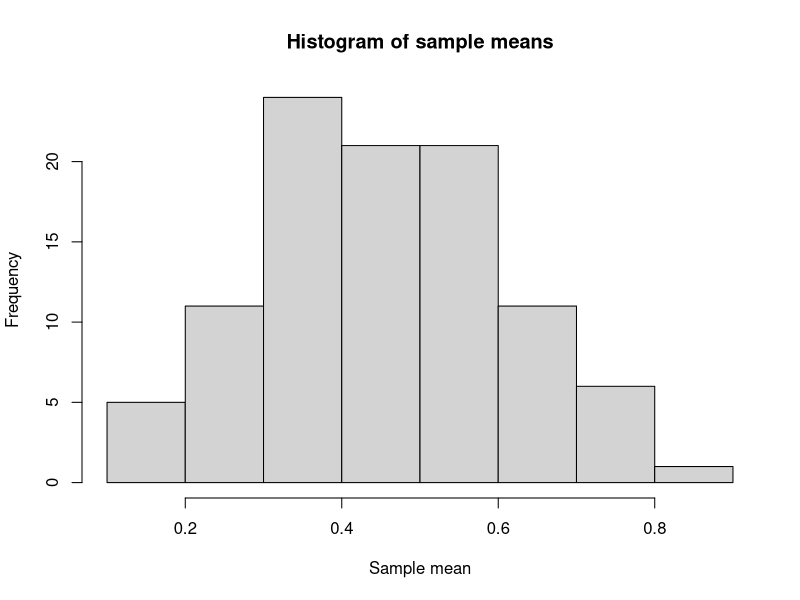
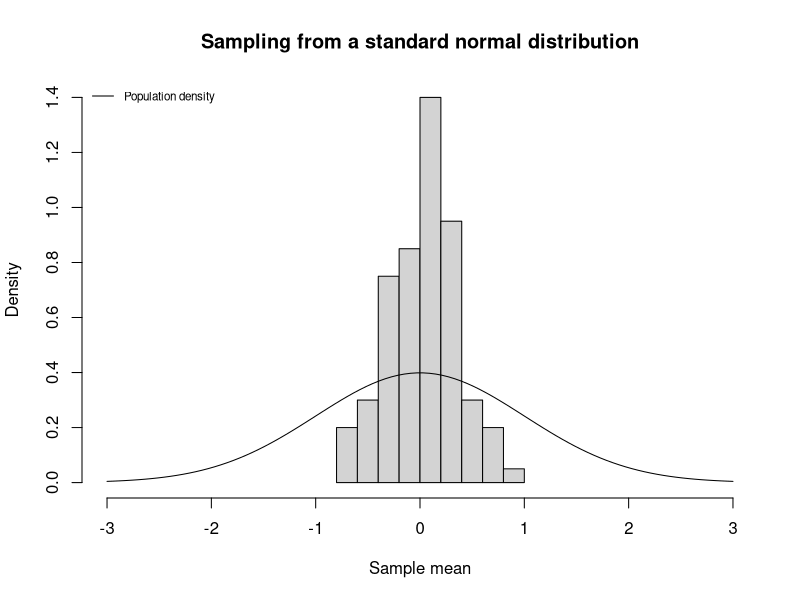
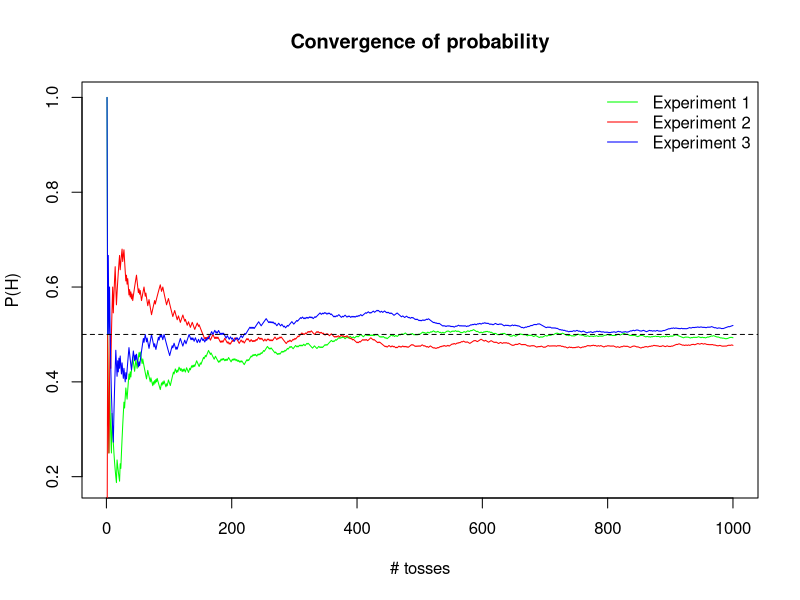

Recreate these plots in R, in order.
## ---- chunk 1
set.seed(12111842)
s1 <- rbinom(n=10, size=1, prob=0.5)
cat("Sample mean = ", mean(s1))
## ---- chunk 2
n.sims <- 100
sample.size <- 10
S <- matrix(rbinom(n=n.sims * sample.size, size=1, prob=0.5), nrow=sample.size)
sample.means <- colMeans(S)
hist(sample.means, xlab='Sample mean', main='Histogram of sample means')
## ---- chunk 3
S <- matrix(rnorm(n=n.sims * sample.size), nrow=sample.size)
sample.means <- colMeans(S)
X <- seq(from=-3, to=3, length.out=100)
hist(sample.means,
     xlab="Sample mean",
     main="Sampling from a standard normal distribution",
     prob=TRUE,
     xlim=range(X))
lines(X, dnorm(X))
legend("topleft", 
       legend=c("Population density"), 
       col=c("black"), 
       cex=0.7, 
       lty=1,
       bty="n")
## ---- chunk 4
n.sims <- 1000
exp1 <- cumsum(sample(0:1, n.sims, replace=TRUE))/1:n.sims
exp2 <- cumsum(sample(0:1, n.sims, replace=TRUE))/1:n.sims
exp3 <- cumsum(sample(0:1, n.sims, replace=TRUE))/1:n.sims

plot(1:n.sims, exp1, xlab="# tosses", ylab="P(H)", col="green", type="l", 
     main="Convergence of probability")
lines(1:n.sims, exp2, col="red", type="l")
lines(1:n.sims, exp3, col="blue", type="l")
abline(h=0.5, col="black", lty=2)
legend("topright",
       legend=c("Experiment 1", "Experiment 2", "Experiment 3"),
       col=c("green", "red", "blue"),
       lty=1,
       bty="n")
